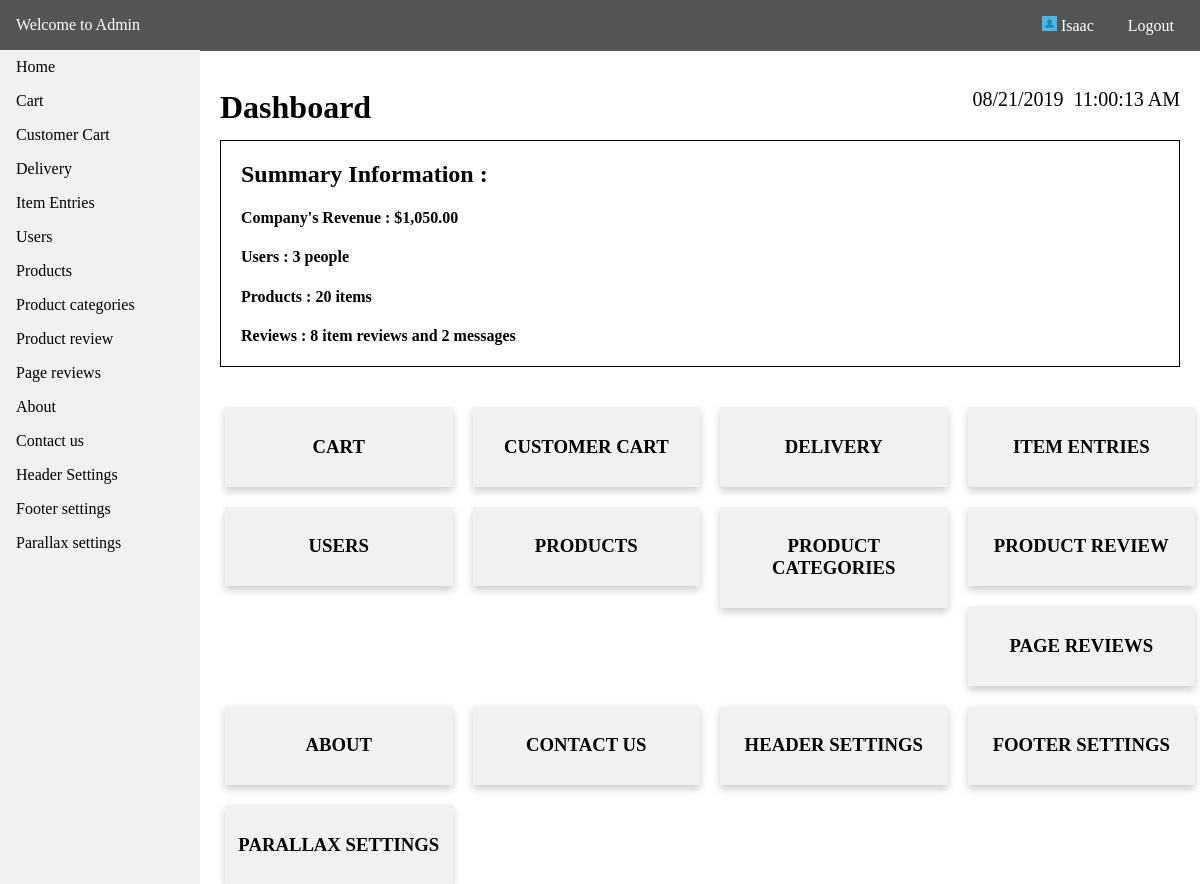
Screenshot of /admin/home.php (signed in) with the database file from the repository.
### tables this page shows
CREATE TABLE `tbl_menus` (
  `id` int(11) NOT NULL,
  `menu_name` varchar(255) NOT NULL,
  `menu_link` varchar(255) NOT NULL,
  `date_created` datetime NOT NULL DEFAULT CURRENT_TIMESTAMP
);

### api/dbh.php (called while the page is built, shortened)
<?php
class dbh {
    public function __construct() {
        $this->servername = HOST;
        $this->username = USER;
        $this->password = PASS;
        $this->dbname = DBNAME;
        $this->conn = mysqli_connect($this->servername,$this->username,$this->password,$this->dbname);
    }
}
?>

### config.php (called while the page is built, shortened)
<?php
include API.'dbh.php';
include API.'viewUser.php';
$viewUser = new ViewUser;
?>

### api/viewUser.php (called while the page is built, shortened)
<?php
class ViewUser extends User {
    public function get_data($get_table) {
        $query = "SELECT * FROM ".$get_table." ORDER BY id DESC";
        $res = mysqli_query($this->conn,$query);
        return $res;
    }
    public function get_query($query) {
        $res = mysqli_query($this->conn,$query);
        return $res;
    }
}
?>

### admin/home.php (the view, shortened to what this page needs)
<?php
include '../config.php';
?>
<!DOCTYPE html>
<html>
<head>
    <link rel="stylesheet" type="text/css" media="screen" href="admin_css/main.css" />
</head>
<body>
<?php
include 'require/nav.php';
?>
<div class="container">
<br>
<h1 style="float:left;">Dashboard</h1>
<p style="float:right;margin-right:20px;font-size:20px;" id="time"></p>
<p style="float:right;margin-right:10px;font-size:20px;" id="date"></p>
<br><br><br><br>
<?php
    $query = "SELECT sum(price) FROM tbl_customer_received";
    $res = $viewUser->get_query($query);
    $row = $res->fetch_assoc();
    $cpl = number_format($row['sum(price)'],2);
    $tbl_user = "tbl_user";
    $res = $viewUser->get_data($tbl_user);
    $users = $res->num_rows;
    $tbl_user = "tbl_stack";
    $res = $viewUser->get_data($tbl_user);
    $products = $res->num_rows;
    $tbl_user = "tbl_prod_review";
    $res = $viewUser->get_data($tbl_user);
    $reviews = $res->num_rows;
    $tbl_user = "tbl_reviews";
    $res = $viewUser->get_data($tbl_user);
    $reviews2 = $res->num_rows;
?>
<div style="border: 1px solid #000;width:98%;">
<div style="margin-left:20px;">
<h2>Summary Information :</h2>
<h4>Company's Revenue : $<?php echo $cpl;?></h4>
<h4>Users : <?php echo $users;?> people</h4>
<h4>Products : <?php echo $products;?> items</h4>
<h4>Reviews : <?php echo $reviews;?> item reviews and <?php echo $reviews2;?> messages </h4>
</div>
</div>
    <div class="content">
        <div class="row">
        <?php
        $tbl = "SELECT * FROM tbl_menus";
        $res = $viewUser->get_query($tbl);
        while($row = $res->fetch_assoc()) {
            $menu = $row['menu_name'];
            $link = $row['menu_link'];
    ?>
            <div class="column" id="con">
                <a href="<?php echo ADMIN_URL.$link.'.php'; ?>">
                <div class="card">
                <h3><?php echo strtoupper($menu); ?></h3>
                </div>
                </a>
            </div>
    <?php
        }
    ?>
    </div>
    </div>
</div>
</body>
</html>

### admin/require/nav.php (shortened to what this page needs)
<div class="header">
    <p><a style="color:#fff;text-decoration:none;" href="<?php echo ADMIN_URL.'home.php';?>">Welcome to Admin</a></p>
    <div class="head-content">
        <p style="cursor:pointer;"><img src="<?php echo BASE_URL; ?>image/sample-image.jpg" style="height:15px;width:15px;" alt=""> <?php echo $_SESSION["admin"]; ?></p>
        <p><a style="color:#fff;text-decoration:none;" href="<?php echo ADMIN_URL.'logout.php';?>">Logout</a></p>
    </div>
</div>
<nav class="navi">
    <ul>
        <li><a href="<?php echo ADMIN_URL.'home.php';?>">Home</a></li>
    <?php
        $tbl = "SELECT * FROM tbl_menus";
        $res = $viewUser->get_query($tbl);
        while($row = $res->fetch_assoc()) {
            $menu = $row['menu_name'];
            $link = $row['menu_link'];
    ?>
        <li><a href="<?php echo ADMIN_URL.$link.'.php'; ?>"><?php echo ucfirst($menu); ?></a></li>
    <?php
        }
    ?>
    </ul>
</nav>

### admin/admin_css/main.css (style rules this page uses)
html { scroll-behavior: smooth; }
* { box-sizing: border-box; }
body { margin: 0; font-family: Cambria, Cochin, Georgia, Times, 'Times New Roman', serif; }
ul { list-style-type: none; margin: 0; padding: 0; width: 200px; top: 50px; background-color: #f1f1f1; position: fixed; height: 100%; overflow: auto; }
li a { display: block; color: #000; padding: 8px 16px; text-decoration: none; }
.header { background-color: #555; color:white; display: inline-block; width: 100%; position:fixed; top:0; padding: 16px; }
.header p { display: inline; }
.container { margin-top: 50px; margin-left: 220px; }
.content { margin-top: 20px; }
.head-content { position: relative; float:right; }
.head-content p { margin-left: 10px; padding: 10px; }
.column { float: left; width: 25%; margin-top: 20px; padding: 0 10px; }
.row { margin: 0 -5px; }
.row:after { content: ""; display: table; clear: both; }
.card { box-shadow: 0 4px 8px 0 rgba(0, 0, 0, 0.2); padding: 10px; text-align: center; background-color: #f1f1f1; }
.column a { text-decoration: none; color: #000000; }

### rows the page displays
tbl_menus: menu_name "Cart", menu_name "CART"
tbl_menus: menu_name "Customer Cart", menu_name "CUSTOMER CART"
tbl_menus: menu_name "Delivery", menu_name "DELIVERY"
tbl_menus: menu_name "Item Entries", menu_name "ITEM ENTRIES"
tbl_menus: menu_name "Users", menu_name "USERS"
tbl_menus: menu_name "Products", menu_name "PRODUCTS"
tbl_menus: menu_name "Product categories", menu_name "PRODUCT CATEGORIES"
tbl_menus: menu_name "Product review", menu_name "PRODUCT REVIEW"
tbl_menus: menu_name "Page reviews", menu_name "PAGE REVIEWS"
tbl_menus: menu_name "About", menu_name "ABOUT"
tbl_menus: menu_name "Contact us", menu_name "CONTACT US"
tbl_menus: menu_name "Header Settings", menu_name "HEADER SETTINGS"
tbl_menus: menu_name "Footer settings", menu_name "FOOTER SETTINGS"
tbl_menus: menu_name "Parallax settings", menu_name "PARALLAX SETTINGS"

### other values shown
$_SESSION["admin"] "Isaac"
$cpl "1,050.00"
$users "3"
$products "20"
$reviews "8"
$reviews2 "2"
